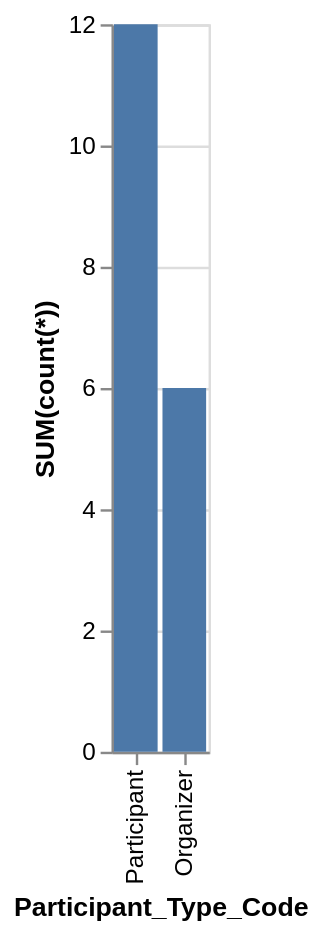

Write a Vega-Lite specification for this figure.
### Vega-Lite specification from a JSON file in a GitHub repository (floating-point values rounded to 4 significant figures)
{"data": {"values": [{"x_data": "Participant", "y_data": 12}, {"x_data": "Organizer", "y_data": 6}]}, "mark": "bar", "encoding": {"x": {"field": "x_data", "type": "nominal", "title": "Participant_Type_Code", "sort": {"op": "sum", "field": "y_data", "order": "descending"}}, "y": {"field": "y_data", "type": "quantitative", "title": "SUM(count(*))"}}}
